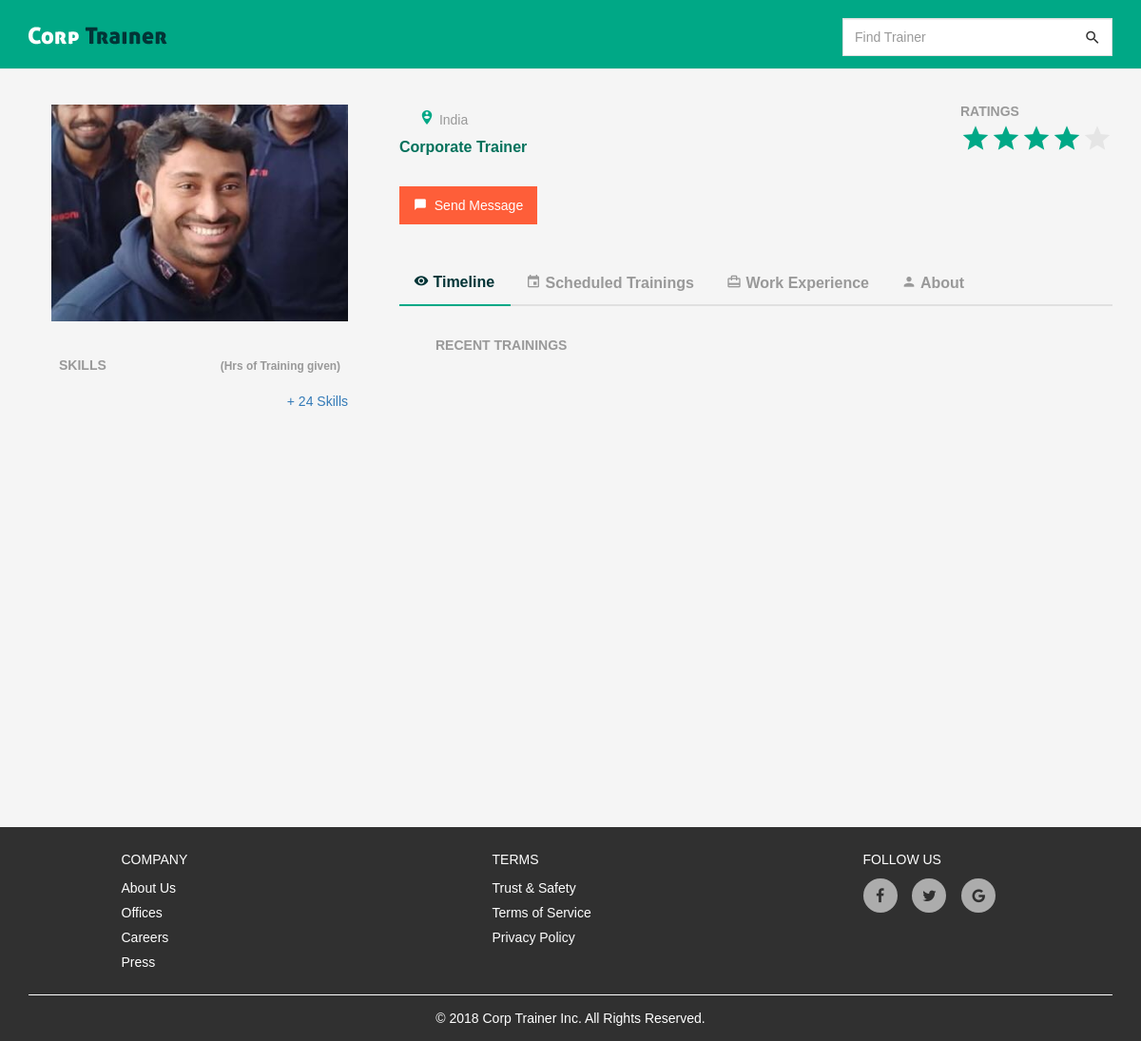
The page /trainer/1/ on the database its author committed.
### trainer/models.py (models this page shows, shortened)
class Profile(models.Model):
    user = models.ForeignKey(User, on_delete=models.CASCADE)
    country = models.CharField(max_length=100, null=True)
    photo = models.FileField(null=True, default="default_user.png", blank=True)
    rating = models.FloatField(null=True, blank=True)
    phone = models.CharField(max_length=20, null=True)
    availability = models.CharField(max_length=20, null=True, blank=True)
    website = models.CharField(max_length=200, null=True, blank=True)
    address = models.CharField(max_length=500, null=True, blank=True)
    birth_date = models.DateField(null=True)
    gender = models.CharField(max_length=10, null=True)

### trainer/views.py (the view)
# urls.py: url(r'^(?P<pk>\d+)/$', views.DetailView.as_view(), name='detail'),
class DetailView(generic.DetailView):
    model = Profile
    template_name = 'trainer/detail.html'
    def get_context_data(self, **kwargs):
        context = super(DetailView, self).get_context_data(**kwargs)
        context['search'] = self.request.GET.get('search', 'give-default-value')
        context['form'] = SearchForm()
        return context

### trainer/forms.py
class SearchForm(forms.Form):
    search = forms.CharField(
        max_length=20,
        widget=forms.TextInput(
            attrs={
                'class': 'form-control searchbox',
                'name': 'search',
                'placeholder': 'Find Trainer'
            }
        ),
        required=False
    )

### trainer/templates/trainer/detail.html (shortened to what this page needs)
{% extends 'trainer/base.html' %}
{% block body %}
<div class="container">
    <div class="row">
        <div class="col-md-4 col-lg-4 col-sm-12 col-xs-12 sticky">
          <div class="left-panel">
            <div class="upper-user-details">
              <div class="main-pic" style="background-image: url({{profile.photo.url}});"></div>
            </div>
            <div class="skill-table">
                <table class="table table-default">
                    <thead>
                        <tr>
                            <th>SKILLS</th>
                            <th class="text-right"><small>(Hrs of Training given)</small></th>
                        </tr>
                    </thead>
                </table>
                <div class="text-right more-skills">
                    <a href="" data-toggle="modal" data-target="#allSkills">+ 24 Skills</a>
                </div>
            </div>
          </div>
        </div>
        <div class="col-md-8 col-lg-8 col-sm-12 col-xs-12">
            <div class="middle-section">
                <div class="ratings pull-right">
                        <h5>RATINGS</h5>
                        <ul class="star-container" type="none">
                            <li><i class="icon-star star-filled"></i></li><li><i class="icon-star star-filled"></i></li><li><i class="icon-star star-filled"></i></li><li><i class="icon-star star-filled"></i></li><li><i class="icon-star"></i></li>
                        </ul>
                    </div>
                <div class="heading-text">
                    <h3>{{profile.first_name}} {{profile.last_name}}
                        <small><i
                            class="icon-person_pin_circle"></i>
                        {{profile.country}}</small></h3>
                    <h5>Corporate Trainer</h5>
                </div>
                <button class="btn btn-message">
                    <i class="icon-chat_bubble"></i>&nbsp; Send Message
                </button>
            </div>
            <div class="tab-section">
                <ul class="nav nav-tabs flat-tabs">
                  <li class="active"><a data-toggle="tab" href="#timeline"><i class="icon-visibility"></i> Timeline</a></li>
                  <li><a data-toggle="tab" href="#trainings"><i class="icon-insert_invitation"></i> Scheduled Trainings</a></li>
                  <li><a data-toggle="tab" href="#work"><i class="icon-card_travel"></i> Work Experience</a></li>
                  <li><a data-toggle="tab" href="#about"><i class="icon-person"></i> About</a></li>
                </ul>
                <div class="tab-content">
                  <div id="timeline" class="tab-pane fade in active">
                    <div class="info-sections">
                        <h4>RECENT TRAININGS</h4>
                    </div>
                  </div>
                </div>
            </div>
        </div>
    </div>
</div>
{% endblock %}

### trainer/static/trainer/css/corporate.css (style rules this page uses)
* { font-family: 'gotham', sans-serif; }
html { height: 100%; }
body { margin-top: 70px; height: 100%; background-color: #f5f5f5; }
.searchbox { border-width: 1px; border-color: rgb(224, 224, 224); border-style: solid; background-color: rgb(255, 255, 255); border-radius: 0; position: relative; height: 40px; min-width: 284px; padding-right: 35px; }
.left-panel { padding-top: 40px; padding-left: 24px; padding-right: 24px; }
.sticky { position: sticky; height: 100vh; top: 40px; position: -webkit-sticky; }
.left-panel .upper-user-details { text-align: center; color: #00449a; font-weight: 400; margin-bottom: 28px; }
.upper-user-details .main-pic { width: 100%; height: 228px; margin: 0 auto; background-size: cover; background-repeat: no-repeat; background-position: center; }
.skill-table table { margin-bottom: 10px; }
.skill-table table thead tr th { color: #999999; border: none; }
.middle-section { padding-top: 40px; margin-bottom: 40px; }
.ratings h5 { color: #999; font-weight: 700; margin-top: 0; margin-bottom: 4px; }
.ratings ul.star-container { padding-left: 0; }
.ratings ul.star-container li { display: inline-block; }
.ratings ul.star-container li i { font-size: 32px; color: #e5e5e5; }
.ratings ul.star-container li i.star-filled { color: #00a886; }
.heading-text { margin-bottom: 32px; }
.heading-text h3>small { margin-left: 20px; color: #999999; font-size: 14px; }
.heading-text h3>small i { color: #00a886; font-size: 18px; }
.heading-text h3 { margin-top: 0; color: #023436; font-weight: 600; }
.heading-text h5 { color: #02715b; font-weight: 600; font-size: 16px; }
button.btn-message { background-color: #fe5e39; color: #fff; border-radius: 0; padding: 9px 14px; transition: 0.4s; }
ul.flat-tabs { border-bottom: 2px solid #e0e0e0; }
ul.flat-tabs>li>a { font-size: 16px; font-weight: 600; color: #999999; }
ul.flat-tabs>li { position: relative; border: none; }
ul.flat-tabs>li.active:after { content: ''; height: 2px; background-color: #00a886; position: absolute; bottom: -3px; width: 100%; }
ul.flat-tabs>li.active>a { background: transparent !important; border: none !important; color: #023436 !important; }
.info-sections { padding: 34px 38px 0; }
.info-sections h4 { font-size: 14px; color: #999; font-weight: 700; margin-top: 0; margin-bottom: 14px; }

### trainer/static/trainer/css/style.css (style rules this page uses)
[class^="icon-"], [class*=" icon-"] { font-family: 'corptrainer' !important; speak: none; font-style: normal; font-weight: normal; font-variant: normal; text-transform: none; line-height: 1; -webkit-font-smoothing: antialiased; -moz-osx-font-smoothing: grayscale; }
.icon-card_travel:before { content: "\62"; }
.icon-chat_bubble:before { content: "\43"; }
.icon-insert_invitation:before { content: "\78"; }
.icon-star:before { content: "\73"; }
.icon-person:before { content: "\76"; }
.icon-person_pin_circle:before { content: "\4c"; }
.icon-visibility:before { content: "\65"; }

### rows shown on the page
Profile: photo (picture), country "India"
